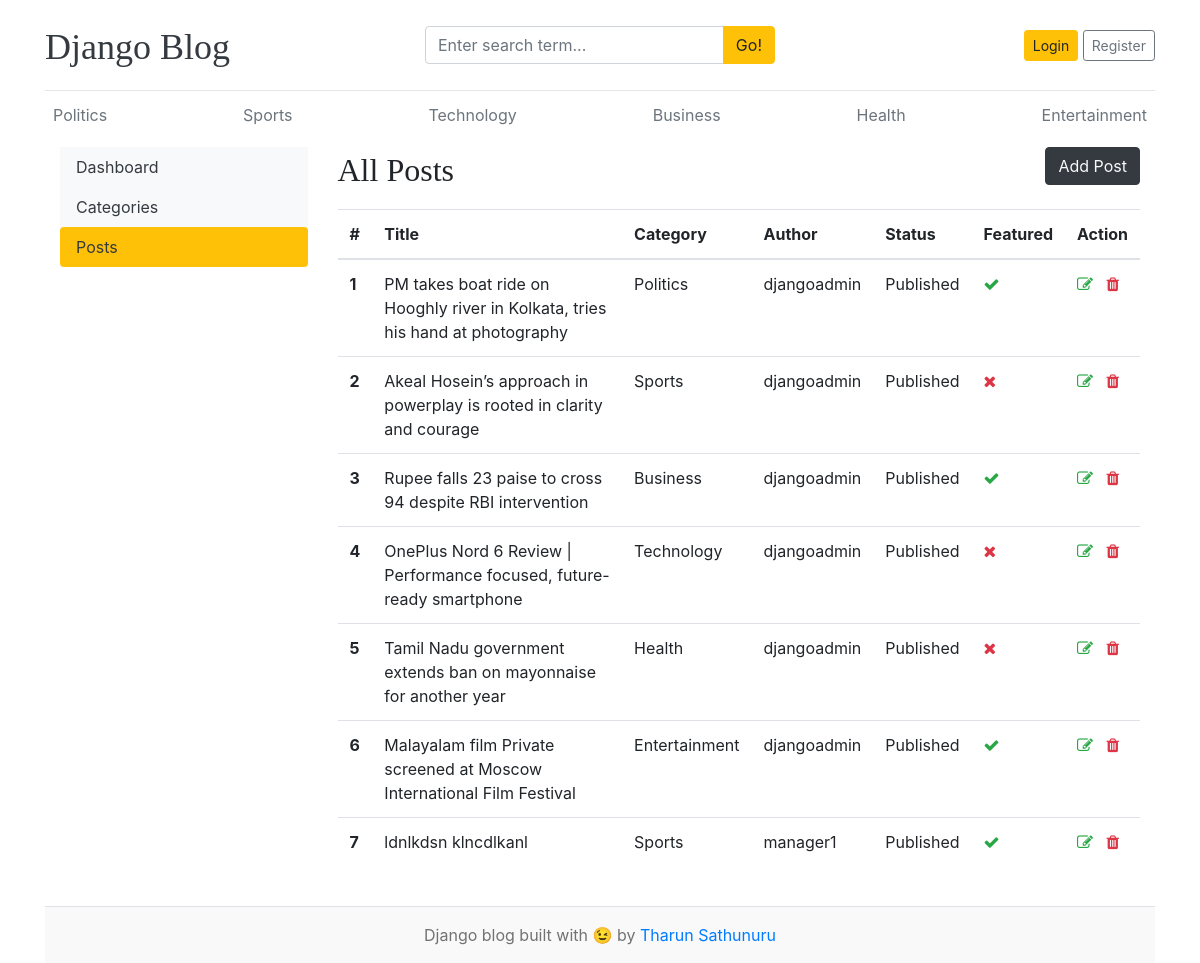
The app's page /dashboard/posts/ with its own data.
### blogs/models.py (models this page shows, shortened)
class Category(models.Model):
  category_name = models.CharField(max_length = 100, unique = True)
  created_at = models.DateTimeField(auto_now_add = True)
  updated_at = models.DateTimeField(auto_now = True)
  class Meta :
    verbose_name_plural = 'categories'
  def __str__(self):
    return self.category_name

class Blog(models.Model):
  title = models.CharField(max_length = 200)
  slug = models.SlugField(max_length = 150, unique = True, blank=True)
  category = models.ForeignKey(Category, on_delete = models.CASCADE)
  author = models.ForeignKey(User, on_delete = models.CASCADE)
  featured_image = models.ImageField(upload_to = 'uploads/%Y/%m/%d')
  short_description = models.TextField(max_length = 250)
  blog_body = models.TextField(max_length = 2000)
  status = models.CharField(max_length =20, choices=STATUS_CHOICES, default = 0)
  is_featured = models.BooleanField(default = False)
  created_at = models.DateTimeField(auto_now_add = True)
  updated_at = models.DateTimeField(auto_now = True)

### dashboards/views.py (the view)
# urls.py: path('posts/', views.posts, name='posts'),
def posts(request):
  posts = Blog.objects.all()
  context = {
    'posts':posts,
  }
  return render(request, 'dashboard/posts.html', context)

### blogs/context_processors.py (called while the page is built)
def get_categories(request):
  categories = Category.objects.all()
  return dict(categories = categories)

def get_social_links(request):
  social_links = SocialLink.objects.all()
  return dict(social_links = social_links)

### templates/dashboard/posts.html (shortened to what this page needs)
{% extends 'base.html' %}
{% block content %}
<div class="row">
    {% include 'dashboard/sidebar.html' %}
   <div class="col-md-9">
    <div class="d-flex justify-content-between align-items-center mb-3">
        <h2 class="mb-0">All Posts</h2>
        <a href="{% url 'add_post' %}" class="btn btn-dark text-light  mb-2">Add Post</a>
    </div>
    <table class="table">
      <thead>
        <tr>
          <th>#</th>
          <th>Title</th>
          <th>Category</th>
          <th>Author</th>
          <th>Status</th>
          <th>Featured</th>
          <th>Action</th>
        </tr>
      </thead>
      <tbody>
        {% for post in posts %}
        <tr>
          <th>{{ forloop.counter }}</th>
          <td>{{ post.title }}</td>
          <td>{{ post.category }}</td>
          <td>{{ post.author }}</td>
          <td>{{ post.status }}</td>
          <td>{% if post.is_featured %}<i class="fa fa-check text-success"></i>{% else %}<i class="fa fa-times text-danger"></i>{% endif %}</td>
          <td>
            <a href="{% url 'edit_post' post.id %}"><i class="fa fa-edit text-success"></i></a>
            <a href="{% url 'delete_post' post.id %}"><i class="fa fa-trash text-danger"></i></a>
          </td>
        </tr>
        {% endfor %}
      </tbody>
    </table>
   </div>
</div>
{% endblock %}

### templates/base.html (shortened to what this page needs)
  {% load static %}
  <!DOCTYPE html>
  <html lang="en">
  <head>
      <link href="https://getbootstrap.com/docs/4.0/dist/css/bootstrap.min.css" rel="stylesheet">
      <link href="{% static 'css/blog.css' %}" rel="stylesheet">
      <link rel="stylesheet" href="https://cdnjs.cloudflare.com/ajax/libs/font-awesome/4.7.0/css/font-awesome.min.css">
    </head>
  <body>
      <div class="container">
        <header class="blog-header py-3">
        <div class="row flex-nowrap justify-content-between align-items-center">
            <div class="col-4 pt-1">
                <a class="blog-header-logo text-dark" href="/">Django Blog</a>
            </div>
            <div class="col-4">
                <form action="{% url 'search' %}" method="GET">
                    <div class="input-group">
                        <input class="form-control" type="text" name="keyword" placeholder="Enter search term...">
                        <div class="input-group-append">
                            <button type="submit" class="btn btn-warning">Go!</button>
                        </div>
                    </div>
                </form>
            </div>
      <div class="col-4 d-flex justify-content-end align-items-center">
        {% if not user.is_authenticated %}
          <a class="btn btn-sm btn-warning" href="{% url 'login' %}">Login</a>&nbsp;
          <a class="btn btn-sm btn-outline-secondary" href="{% url 'register' %}">Register</a>
        {% else %}
        <span><a href="{% url 'dashboard' %}">Dashboard</a></span>
        &emsp;
        <span><a href="{% url 'logout' %}">Logout</a></span>
        {% endif %}
      </div>
      </div>
    </header>
        <div class="nav-scroller py-1 mb-2">
          <nav class="nav d-flex justify-content-between">
            {% for cat in categories %}
            <a class="p-2 text-muted" href="{% url 'posts_by_category' cat.id %}">{{ cat.category_name }}</a>
            {% endfor %}
          </nav>
        </div>
  <main class="flex-fill container">
    {% block content %}
    {% endblock %}
  </main>
  <footer class="blog-footer text-center py-3 border-top mt-4">
    <p>Django blog built with 😉 by <a href="#">Tharun Sathunuru</a></p>
  </footer>
  </body>
  </html>

### blog_main/static/css/blog.css (style rules this page uses)
.blog-header { border-bottom: 1px solid #e5e5e5; }
.blog-header-logo { font-family: "Playfair Display", Georgia, "Times New Roman", serif; font-size: 2.25rem; }
h1, h2, h3, h4, h5, h6 { font-family: "Playfair Display", Georgia, "Times New Roman", serif; }
.blog-footer { padding: 2.5rem 0; color: #727272; text-align: center; background-color: #f9f9f9; border-top: .05rem solid #e5e5e5; }
.blog-footer p:last-child { margin-bottom: 0; }

### records on screen
Category: category_name "Politics"
Category: category_name "Sports"
Category: category_name "Technology"
Category: category_name "Business"
Category: category_name "Health"
Category: category_name "Entertainment"
Blog: title "PM takes boat ride on Hooghly river in Kolkata, tries his hand at photography", category "Politics", author "djangoadmin", status "Published", is_featured True (drawn)
Blog: title "Akeal Hosein’s approach in powerplay is rooted in clarity and courage", category "Sports", author "djangoadmin", status "Published", is_featured False (drawn)
Blog: title "Rupee falls 23 paise to cross 94 despite RBI intervention", category "Business", author "djangoadmin", status "Published", is_featured True (drawn)
Blog: title "OnePlus Nord 6 Review | Performance focused, future-ready smartphone", category "Technology", author "djangoadmin", status "Published", is_featured False (drawn)
Blog: title "Tamil Nadu government extends ban on mayonnaise for another year", category "Health", author "djangoadmin", status "Published", is_featured False (drawn)
Blog: title "Malayalam film Private screened at Moscow International Film Festival", category "Entertainment", author "djangoadmin", status "Published", is_featured True (drawn)
Blog: title "ldnlkdsn klncdlkanl", category "Sports", author "manager1", status "Published", is_featured True (drawn)
